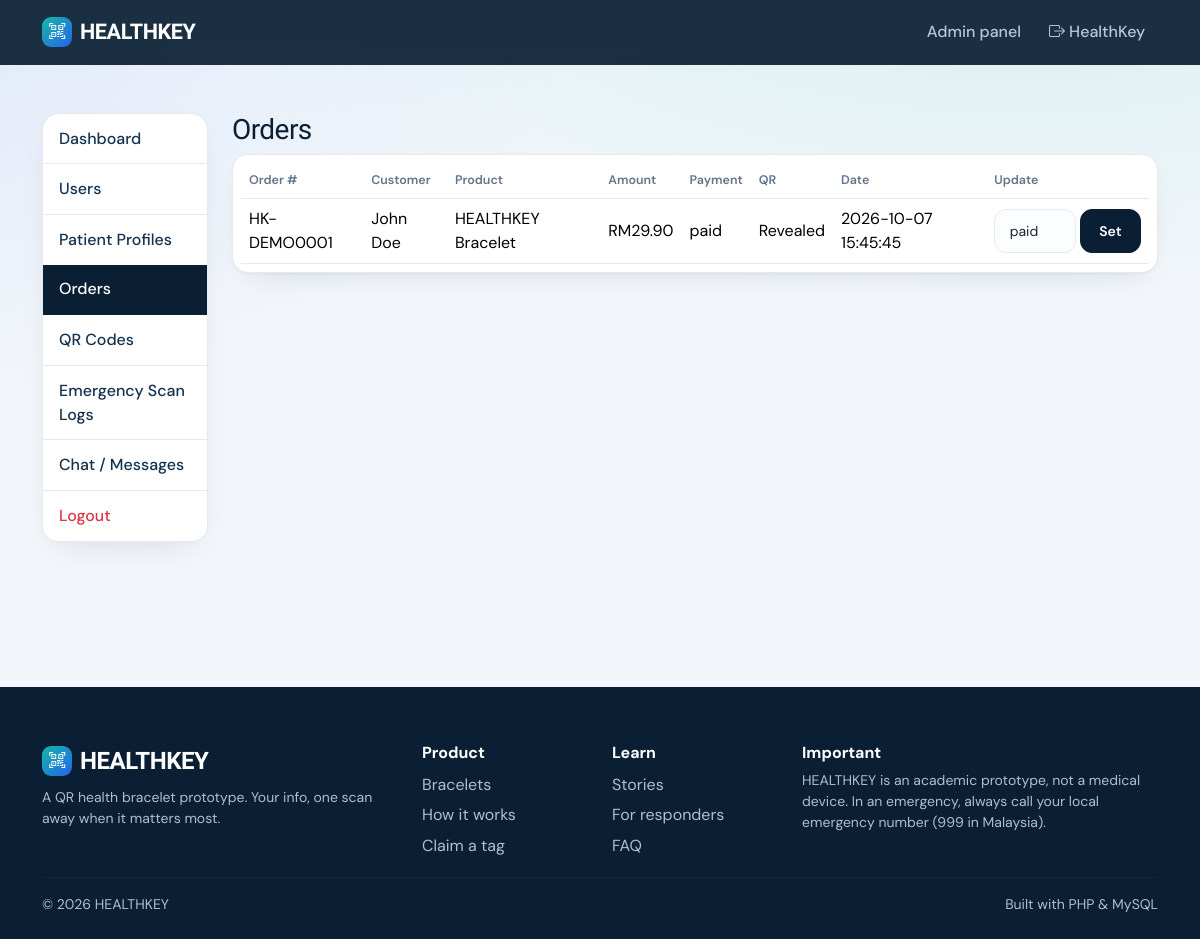
The app's page /admin/orders.php (signed in) with its own data.
### tables this page shows
CREATE TABLE users(id INT AUTO_INCREMENT PRIMARY KEY,name VARCHAR(100) NOT NULL,email VARCHAR(150) NOT NULL UNIQUE,password VARCHAR(255) NOT NULL,phone VARCHAR(30),role ENUM('user','admin') DEFAULT 'user',is_active TINYINT DEFAULT 1,created_at TIMESTAMP DEFAULT CURRENT_TIMESTAMP,updated_at TIMESTAMP DEFAULT CURRENT_TIMESTAMP ON UPDATE CURRENT_TIMESTAMP);

CREATE TABLE orders(id INT AUTO_INCREMENT PRIMARY KEY,user_id INT NOT NULL,order_number VARCHAR(30) NOT NULL UNIQUE,product_name VARCHAR(100),amount DECIMAL(8,2),payment_method VARCHAR(30),payment_status ENUM('pending','paid','cancelled') DEFAULT 'pending',qr_revealed TINYINT DEFAULT 0,created_at TIMESTAMP DEFAULT CURRENT_TIMESTAMP,updated_at TIMESTAMP DEFAULT CURRENT_TIMESTAMP ON UPDATE CURRENT_TIMESTAMP,INDEX(user_id),FOREIGN KEY(user_id) REFERENCES users(id) ON DELETE CASCADE);

### includes/database.php (called while the page is built)
<?php
function db(){static $p;if(!$p){$p=new PDO('mysql:host='.DB_HOST.';dbname='.DB_NAME.';charset=utf8mb4',DB_USER,DB_PASS,[PDO::ATTR_ERRMODE=>PDO::ERRMODE_EXCEPTION,PDO::ATTR_DEFAULT_FETCH_MODE=>PDO::FETCH_ASSOC]);}return $p;}
function q($sql,$a=[]){$s=db()->prepare($sql);$s->execute($a);return $s;}

### includes/auth.php (called while the page is built, shortened)
<?php
function user(){static $u=false;if($u===false){$u=!empty($_SESSION['uid'])?q('SELECT * FROM users WHERE id=? AND is_active=1',[$_SESSION['uid']])->fetch():null;}return $u?:null;}
function require_admin(){$u=user();if(!$u||$u['role']!=='admin'){http_response_code(403);die('You do not have permission to access this page.');}}

### includes/functions.php (called while the page is built, shortened)
<?php
function e($v){return htmlspecialchars((string)$v,ENT_QUOTES,'UTF-8');}

### admin/orders.php (the view, shortened to what this page needs)
<?php require '_top.php';
[$pg,$off,$per]=page(0);$tot=q('SELECT COUNT(*) c FROM orders')->fetch()['c'];
$rows=q("SELECT o.*,u.name FROM orders o JOIN users u ON u.id=o.user_id ORDER BY o.id DESC LIMIT $per OFFSET $off")->fetchAll();?>
<h3>Orders</h3><div class="table-responsive card p-2"><table class="table align-middle mb-0"><tr><th>Order #</th><th>Customer</th><th>Product</th><th>Amount</th><th>Payment</th><th>QR</th><th>Date</th><th>Update</th></tr>
<?php foreach($rows as $r):?><tr><td><?=e($r['order_number'])?></td><td><?=e($r['name'])?></td><td><?=e($r['product_name'])?></td><td>RM<?=number_format($r['amount'],2)?></td><td><?=e($r['payment_status'])?></td><td><?=$r['qr_revealed']?'Revealed':'Hidden'?></td><td><?=e($r['created_at'])?></td>
<td><form method="post" class="d-flex gap-1"><?=csrf()?><input type="hidden" name="id" value="<?=$r['id']?>"><select name="status" class="form-select form-select-sm"><?php foreach(['pending','paid','cancelled'] as $s)echo "<option ".($s===$r['payment_status']?'selected':'').">$s</option>";?></select><button class="btn btn-sm btn-primary">Set</button></form></td></tr><?php endforeach;?></table></div><?php pager($tot);?>
<?php require '_bottom.php';

### includes/header.php (shortened to what this page needs)
<?php require_once __DIR__.'/bootstrap.php'; $u=user(); $title=$title??'HEALTHKEY'; ?>
<!doctype html><html lang="en"><head><meta charset="utf-8"><meta name="viewport" content="width=device-width,initial-scale=1">
<link href="https://cdn.jsdelivr.net/npm/bootstrap@5.3.3/dist/css/bootstrap.min.css" rel="stylesheet">
<link href="https://cdn.jsdelivr.net/npm/bootstrap-icons@1.11.3/font/bootstrap-icons.css" rel="stylesheet">
<link href="<?=BASE_URL?>/assets/css/style.css" rel="stylesheet"></head><body>
<nav class="navbar navbar-expand-lg navbar-dark hk-nav"><div class="container">
<a class="navbar-brand text-white" href="<?=BASE_URL?>/"><span class="brand-dot"><i class="bi bi-qr-code-scan"></i></span>HEALTHKEY</a>
<div class="collapse navbar-collapse" id="n"><ul class="navbar-nav ms-auto align-items-lg-center">
<?php if($u&&$u['role']==='admin'):?><li class="nav-item"><a class="nav-link" href="<?=BASE_URL?>/admin/messages.php">Admin panel <span class="hk-badge" style="display:none">0</span></a></li>
<?php endif; if($u):?><li class="nav-item"><a class="nav-link" href="<?=BASE_URL?>/logout.php"><i class="bi bi-box-arrow-right"></i> <?=e(explode(' ',$u['name'])[0])?></a></li>
<?php endif;?>
</ul></div></div></nav><main class="container py-4 py-lg-5" id="top"><?=flash()?>

### assets/css/style.css (style rules this page uses)
:root { --ink:#0A1F33;--ink2:#12324F;--teal:#14B8A6;--teal-d:#0D9488;--blue:#2563EB;--alert:#F0484B;--paper:#F2F6FA;--line:#E3EAF1;--mute:#64748B;--r:16px }
* { -webkit-font-smoothing:antialiased }
body { font-family:'DM Sans',system-ui,sans-serif;background:var(--paper);color:var(--ink);background-image:radial-gradient(900px 400px at 85% -100px,rgba(20,184,166,.13),transparent),radial-gradient(700px 400px at -10% 0,rgba(37,99,235,.09),transparent);background-repeat:no-repeat }
h1,h2,h3,h4,h5,.navbar-brand,.stat { font-family:'Bricolage Grotesque','DM Sans',sans-serif;letter-spacing:-.02em }
a { color:var(--blue) }
.hk-nav { background:rgba(10,31,51,.92)!important;backdrop-filter:blur(10px);position:sticky;top:0;z-index:50;padding:.7rem 0 }
.navbar-brand { font-weight:800;font-size:1.35rem;display:flex;align-items:center;gap:.5rem }
.brand-dot { width:30px;height:30px;border-radius:9px;background:linear-gradient(135deg,var(--teal),var(--blue));display:grid;place-items:center;font-size:1rem }
.hk-nav .nav-link { color:#b8c7d6!important;font-weight:500;border-radius:10px;padding:.45rem .8rem!important;margin-left:.15rem }
.card { background:#fff;border:1px solid var(--line);border-radius:var(--r);box-shadow:0 1px 2px rgba(10,31,51,.04),0 12px 32px -18px rgba(10,31,51,.18) }
.btn { border-radius:12px;font-weight:600;padding:.6rem 1.15rem;transition:transform .15s,box-shadow .15s,background .15s }
.btn-primary { background:var(--ink);border-color:var(--ink) }
.form-control,.form-select { border:1.5px solid var(--line);border-radius:12px;padding:.65rem .9rem;background:#fbfdff }
.table { --bs-table-bg:transparent }
.table th { font-size:.78rem;color:var(--mute);font-weight:600;border-bottom:1.5px solid var(--line) }
.table td { border-color:var(--line) }

### records on screen
users: name "HealthKey"
orders: order_number "HK-DEMO0001", user.name "John Doe", product_name "HEALTHKEY Bracelet", amount "29.90", payment_status "paid", qr_revealed "Revealed", created_at "2026-10-07 15:45:45", status "paid"

### other values on screen
$l "Dashboard"
$l "Users"
$l "Patient Profiles"
$l "Orders"
$l "QR Codes"
$l "Emergency Scan Logs"
$l "Chat / Messages"
